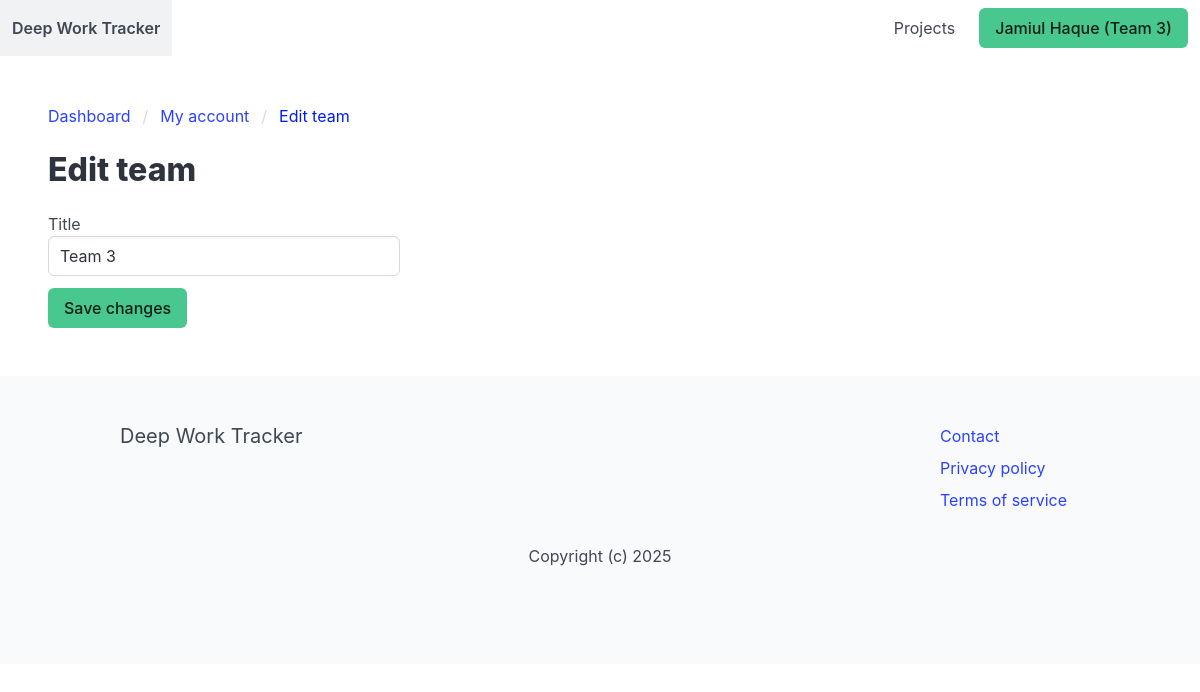
The app's page /myaccount/teams/edit/ (signed in), older data.
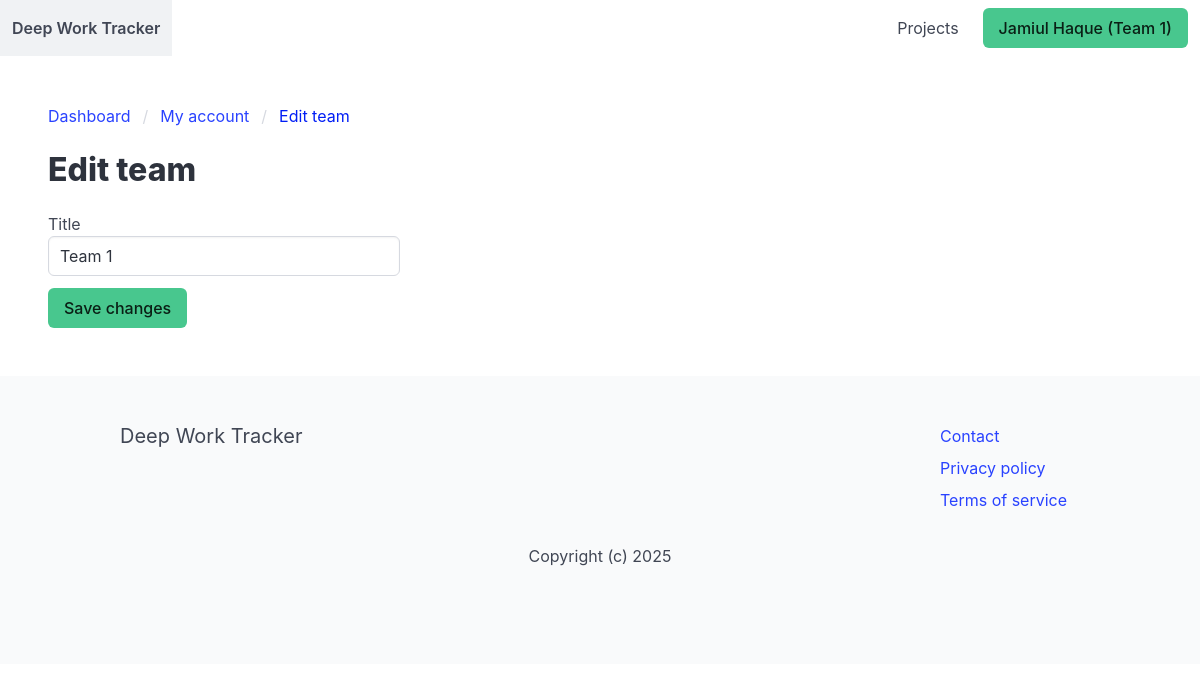
The same page, newer data.
### apps/team/models.py (models this page shows, shortened)
class Team(models.Model):
    ACTIVE = "active"
    DELETED = "deleted"
    CHOICES_STATUS = (
        (ACTIVE, "Active"),
        (DELETED, "Deleted"),
    )
    title = models.CharField(max_length=255)
    members = models.ManyToManyField(User, related_name="teams")
    created_by = models.ForeignKey(User, related_name="created_teams", on_delete=models.CASCADE)
    created_at = models.DateTimeField(auto_now_add=True)
    status = models.CharField(max_length=10, choices=CHOICES_STATUS, default=ACTIVE)
    class Meta:
        ordering = ["title"]

### apps/team/views.py (the view, shortened to what this page needs)
# urls.py: path("edit/", edit, name="edit"),
@login_required
def edit(request):
    team = get_object_or_404(Team, pk=request.user.userprofile.active_team_id, status=Team.ACTIVE, members__in=[request.user])
    return render(request, "team/edit.html", {"team": team})

### apps/team/context_processors.py (called while the page is built)
def active_team(request):
    if request.user.is_authenticated:
        if request.user.userprofile.active_team_id:
            team = Team.objects.get(pk=request.user.userprofile.active_team_id)
            return {"active_team": team}
        return {"active_team": None}
    return {"active_team": None}

### apps/team/templates/team/edit.html (shortened to what this page needs)
{% extends "core/base.html" %}
{% block content %}
    <nav class="breadcrumb" aria-label="breadcrumbs">
        <ul>
            <li><a href="#">Dashboard</a></li>
            <li><a href="{% url 'myaccount' %}">My account</a></li>
            <li class="is-active"><a href="{% url "team:edit" %}" aria-current="page">Edit team</a></li>
        </ul>
    </nav>
    <div class="columns" id="team-app">
        <div class="column is-4">
            <h1 class="title">Edit team</h1>
            <form method="post" action="." @submit="validateForm">
                <div class="field">
                    <label>Title</label>
                    <div class="control">
                        <input type="text" name="title" id="id_title" class="input" v-model="title">
                    </div>
                </div>
                <div class="field">
                    <div class="control">
                        <button class="button is-success">Save changes</button>
                    </div>
                </div>
            </form>
        </div>
    </div>
{% endblock %}

### apps/core/templates/core/base.html (shortened to what this page needs)
<!DOCTYPE html>
<html>
<head>
    <link rel="stylesheet" href="https://cdn.jsdelivr.net/npm/bulma@1.0.2/css/bulma.min.css">
</head>
<body>
    <div id="navbar-app">
        <nav class="navbar" role="navigation" aria-label="main navigation">
            <div class="navbar-brand">
                <a href="/" class="navbar-item"><strong>Deep Work Tracker</strong></a>
            </div>
            <div class="navbar-menu" :class="{'is-active': isActive}">
                <div class="navbar-end">
                    {% if not request.user.is_authenticated %}
                    <a href="{% url "plans" %}" class="navbar-item">Plans</a>
                    {% else %}
                        <a href="{% url "project:projects" %}" class="navbar-item">Projects</a>
                    {% endif %}
                    <div class="navbar-item">
                        <div class="buttons">
                            {% if request.user.is_authenticated %}
                                <a href="{% url "myaccount" %}" class="button is-success">{% firstof request.user.get_full_name request.user.username %}{% if active_team %} ({{ active_team.title}}){% endif %}</a>
                            {% else %}
                                <a href="{% url "signup" %}" class="button is-success"><strong>Sign up</strong></a>
                                <a href="{% url "login" %}" class="button">Log in</a>
                            {% endif %}
                        </div>
                    </div>
                </div>
            </div>
        </nav>
    </div>
     <section class="section">
        {% block content %}
        {% endblock %}
     </section>
     <footer class="footer">
        <div class="container">
            <div class="columns is-multiline">
                <div class="column is-4">
                    <h2 class="subtitle">Deep Work Tracker</h2>
                </div>
            <div class="column is-offset-6 is-2">
                <ul>
                    <li class="mb-2"><a href="#">Contact</a></li>
                    <li class="mb-2"><a href="{% url "privacy" %}">Privacy policy</a></li>
                    <li class="mb-2"><a href="{% url "terms" %}">Terms of service</a></li>
                </ul>
            </div>
            <div class="column is-12 has-text-centered">
                <p>Copyright (c) 2025</p>
            </div>
        </div>
    </div>
</footer>
</body>
</html>

Row changes from the older to the newer data that the page shows:
no longer on this page (row edited): Team: title "Team 3"
now on this page (row unchanged): Team: title "Team 1"
Text that changed along with them:
form field title: "Team 3" → "Team 1"
